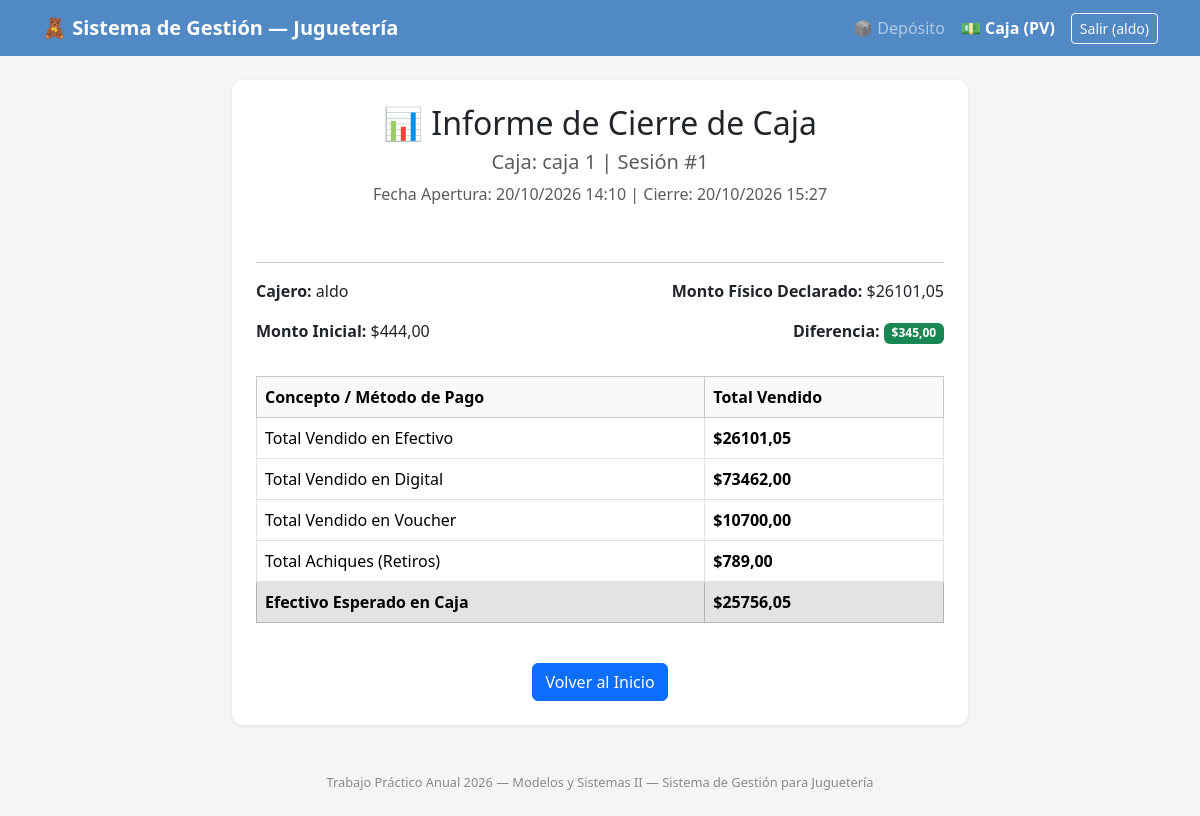
/caja/reporte/1/ (signed in), run on the app's committed database.
### productos/models.py (models this page shows, shortened)
class SesionCaja(models.Model):
    caja = models.ForeignKey(Caja, on_delete=models.CASCADE, related_name="sesiones")
    cajero = models.ForeignKey(User, on_delete=models.CASCADE, related_name="sesiones_caja")
    estado = models.CharField(
        max_length=20,
        choices=[('APERTURA', 'Apertura'), ('VENTAS', 'Ventas'), ('CERRADA', 'Cerrada')],
        default='APERTURA'
    )
    monto_inicial = models.DecimalField("Monto Inicial en Efectivo", max_digits=10, decimal_places=2, default=0)
    fecha_apertura = models.DateTimeField("Fecha y Hora de Apertura", auto_now_add=True)
    fecha_cierre = models.DateTimeField("Fecha y Hora de Cierre", null=True, blank=True)
    monto_declarado_fisico = models.DecimalField("Monto Físico Declarado", max_digits=10, decimal_places=2, null=True, blank=True)
    diferencia = models.DecimalField("Diferencia", max_digits=10, decimal_places=2, null=True, blank=True)
    cerrada = models.BooleanField("Caja Cerrada", default=False)
    class Meta:
        verbose_name = "Sesión de Caja"
        verbose_name_plural = "Sesiones de Caja"
        ordering = ["-fecha_apertura"]
    def calcular_totales(self):
        ventas_activas = self.ventas.filter(anulada=False)
        total_efectivo = sum(v.monto_efectivo for v in ventas_activas)
        total_digital = sum(v.monto_digital for v in ventas_activas)
        total_voucher = sum(v.monto_voucher for v in ventas_activas)
        total_achiques = sum(a.monto for a in self.achiques.all())
        monto_esperado = float(self.monto_inicial) + float(total_efectivo) - float(total_achiques)
        return {
            "total_efectivo": total_efectivo,
            "total_digital": total_digital,
            "total_voucher": total_voucher,
            "total_achiques": total_achiques,
            "monto_esperado": monto_esperado,
        }

class Caja(models.Model):
    nombre = models.CharField("Nombre / Número de Caja", max_length=50, unique=True)
    cajero = models.ForeignKey(
        User,
        on_delete=models.SET_NULL,
        null=True,
        blank=True,
        limit_choices_to={'groups__name': 'Cajero'},
        verbose_name="Cajero Asignado",
        related_name="cajas_asignadas"
    )
    horario_apertura = models.TimeField("Horario de Apertura", default="09:00:00")
    horario_cierre = models.TimeField("Horario de Cierre", default="18:00:00")
    activa = models.BooleanField("Caja Activa", default=True)
    class Meta:
        verbose_name = "Caja"
        verbose_name_plural = "Cajas"
        ordering = ["nombre"]

### productos/caja_views.py (the view)
# urls.py: path("caja/reporte/<int:sesion_id>/", caja_views.caja_reporte, name="caja_reporte"),
@login_required
def caja_reporte(request, sesion_id):
    sesion = get_object_or_404(SesionCaja, pk=sesion_id)
    totales = sesion.calcular_totales()
    return render(request, "productos/caja_reporte.html", {
        "sesion": sesion,
        "totales": totales,
    })

### productos/templates/productos/caja_reporte.html (shortened to what this page needs)
{% extends "productos/base.html" %}
{% block content %}
<div class="row justify-content-center mt-4">
  <div class="col-md-8">
    <div class="card p-4">
      <div class="text-center mb-4">
        <h2>📊 Informe de Cierre de Caja</h2>
        <h5 class="text-muted">Caja: {{ sesion.caja.nombre }} | Sesión #{{ sesion.pk }}</h5>
        <p class="text-muted">Fecha Apertura: {{ sesion.fecha_apertura|date:"d/m/Y H:i" }} | Cierre: {{ sesion.fecha_cierre|date:"d/m/Y H:i" }}</p>
      </div>
      <hr>
      <div class="row mb-3">
        <div class="col-md-6">
          <p><strong>Cajero:</strong> {{ sesion.cajero.username }}</p>
          <p><strong>Monto Inicial:</strong> ${{ sesion.monto_inicial }}</p>
        </div>
        <div class="col-md-6 text-md-end">
          <p><strong>Monto Físico Declarado:</strong> ${{ sesion.monto_declarado_fisico }}</p>
          <p><strong>Diferencia:</strong> <span class="badge {% if sesion.diferencia > 3000 or sesion.diferencia < -3000 %}bg-danger{% else %}bg-success{% endif %}">${{ sesion.diferencia }}</span></p>
        </div>
      </div>
      <table class="table table-bordered">
        <thead class="table-light">
          <tr>
            <th>Concepto / Método de Pago</th>
            <th>Total Vendido</th>
          </tr>
        </thead>
        <tbody>
          <tr>
            <td>Total Vendido en Efectivo</td>
            <td><strong>${{ totales.total_efectivo }}</strong></td>
          </tr>
          <tr>
            <td>Total Vendido en Digital</td>
            <td><strong>${{ totales.total_digital }}</strong></td>
          </tr>
          <tr>
            <td>Total Vendido en Voucher</td>
            <td><strong>${{ totales.total_voucher }}</strong></td>
          </tr>
          <tr>
            <td>Total Achiques (Retiros)</td>
            <td><strong>${{ totales.total_achiques }}</strong></td>
          </tr>
          <tr class="table-secondary">
            <td><strong>Efectivo Esperado en Caja</strong></td>
            <td><strong>${{ totales.monto_esperado }}</strong></td>
          </tr>
        </tbody>
      </table>
      <div class="text-center mt-4">
        <a href="{% url 'carga_productos' %}" class="btn btn-primary">Volver al Inicio</a>
      </div>
    </div>
  </div>
</div>
{% endblock %}

### productos/templates/productos/base.html (shortened to what this page needs)
<!DOCTYPE html>
<html lang="es">
<head>
<link href="https://cdn.jsdelivr.net/npm/bootstrap@5.3.3/dist/css/bootstrap.min.css" rel="stylesheet">
</head>
<body>
<nav class="navbar navbar-expand-lg navbar-dark" style="background:#5089C4;">
  <div class="container">
    <a class="navbar-brand" href="{% url 'carga_productos' %}">🧸 Sistema de Gestión — Juguetería</a>
    <div class="collapse navbar-collapse justify-content-end" id="navbarNav">
      <ul class="navbar-nav align-items-center">
        <li class="nav-item">
          <a class="nav-link {% if request.resolver_match.url_name == 'carga_productos' %}active fw-bold{% endif %}" href="{% url 'carga_productos' %}">📦 Depósito</a>
        </li>
        <li class="nav-item">
          <a class="nav-link {% if 'caja' in request.resolver_match.url_name %}active fw-bold{% endif %}" href="{% url 'caja_dashboard' %}">💵 Caja (PV)</a>
        </li>
        {% if user.is_authenticated %}
        <li class="nav-item ms-2">
          <form action="{% url 'logout' %}" method="post" class="d-inline">
            <button type="submit" class="btn btn-sm btn-outline-light">Salir ({{ user.username }})</button>
          </form>
        </li>
        {% else %}
        <li class="nav-item">
          <a class="nav-link" href="{% url 'login' %}">Ingresar</a>
        </li>
        {% endif %}
      </ul>
    </div>
  </div>
</nav>
<div class="container my-4">
  {% block content %}{% endblock %}
  <footer class="text-center mt-5 mb-3">Trabajo Práctico Anual 2026 — Modelos y Sistemas II — Sistema de Gestión para Juguetería</footer>
</div>
</body>
</html>

### productos/templates/productos/base.html (style rules this page uses)
body { background:#f4f5f7; }
.navbar-brand { font-weight:700; }
.card { border:none; box-shadow:0 1px 4px rgba(0,0,0,.08); border-radius:10px; }
footer { color:#8a8a8a; font-size:.8rem; }

### data on the page
SesionCaja: caja.nombre "caja 1", pk "1", fecha_apertura "20/10/2026 14:10", fecha_cierre "20/10/2026 15:27", cajero.username "aldo", monto_inicial "444,00", monto_declarado_fisico "26101,05", diferencia "345,00"

### other printed values
{{ user.username }} "aldo"
{{ totales.total_efectivo }} "26101,05"
{{ totales.total_digital }} "73462,00"
{{ totales.total_voucher }} "10700,00"
{{ totales.total_achiques }} "789,00"
{{ totales.monto_esperado }} "25756,05"
